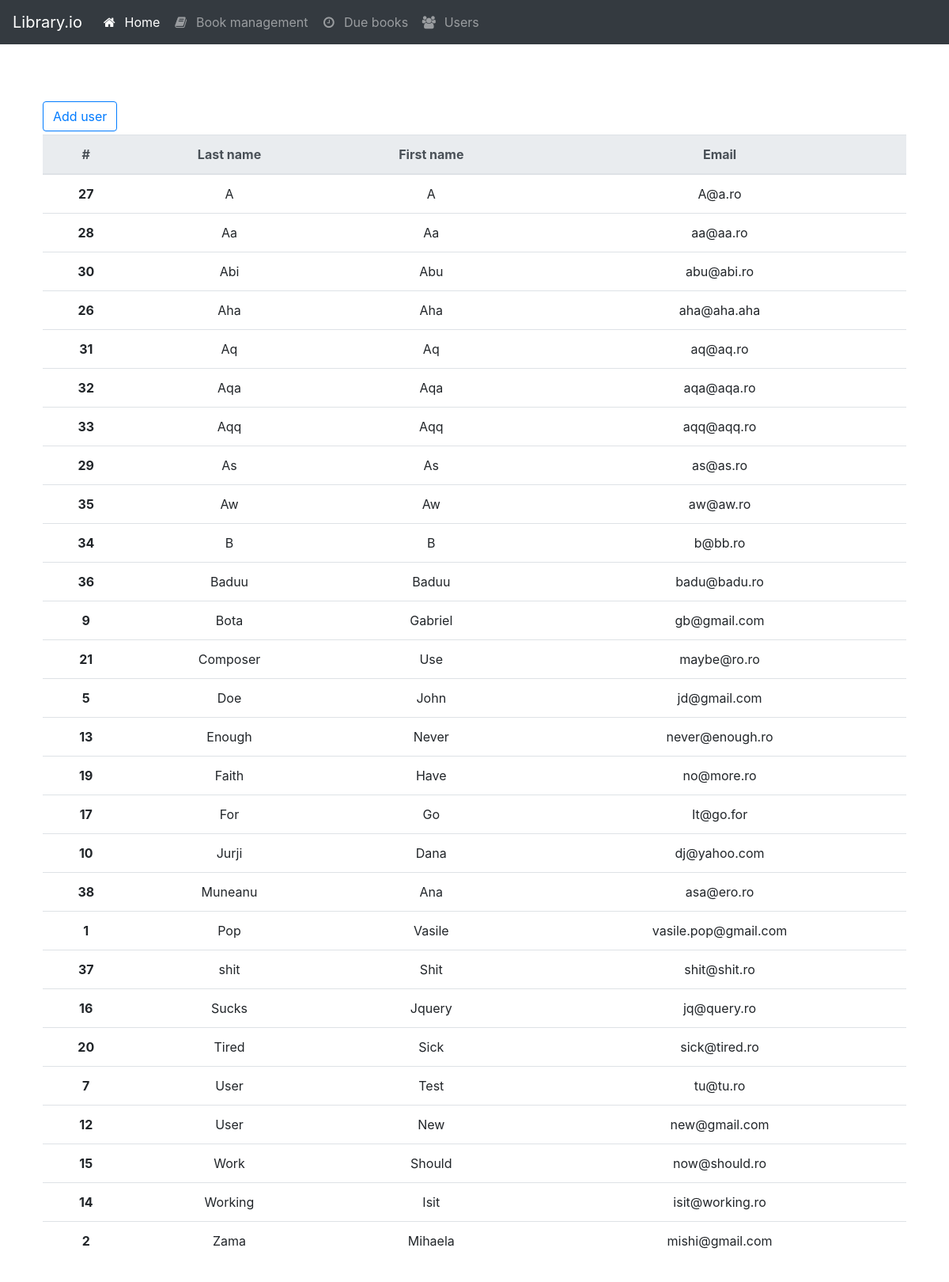
The page /users.php on the database its author committed.
### tables this page shows
CREATE TABLE `users` (
  `id` int(11) NOT NULL AUTO_INCREMENT,
  `first_name` varchar(45) NOT NULL,
  `last_name` varchar(45) NOT NULL,
  `email` varchar(45) DEFAULT NULL,
  PRIMARY KEY (`id`),
  UNIQUE KEY `email` (`email`)
);

### src/Db.php (called while the page is built, shortened)
<?php
class Db
{
    protected static $connection;
    public function connect()
    {
        if (!isset(self::$connection)) {
            $config = parse_ini_file('../config/config.ini');
            self::$connection = new mysqli($config['host'], $config['user'], $config['password'], $config['dbname']);
        }
        return self::$connection;
    }
    public function select($query)
    {
        $rows = array();
        $result = $this->query($query);
        while ($row = $result->fetch_assoc()) {
            $rows[] = $row;
        }
        return $rows;
    }
    public function query($query)
    {
        $connection = $this->connect();
        $result = $connection->query($query);
        return $result;
    }
}

### src/users.php (the view, shortened to what this page needs)
<!DOCTYPE html>
<html lang="en">
<?php include 'header.php'; ?>
<?php include 'Db.php'; ?>
<body>
<?php include 'navbar.php'; ?>
<main role="main" class="container">
    <div class="starter-template">
        <div class="row">
            <button class="btn btn-outline-primary" type="button" data-toggle="collapse" data-target="#addUser"
                    aria-expanded="false" aria-controls="addUser">
                Add user
            </button>
        </div>
        <?php
        $db = new Db();
        $rows = $db->select("SELECT * FROM users ORDER BY last_name");
        ?>
        <div class="row mt-1">
            <table class="table">
                <thead class="thead-light">
                <tr>
                    <th scope="col">#</th>
                    <th scope="col">Last name</th>
                    <th scope="col">First name</th>
                    <th scope="col">Email</th>
                </tr>
                </thead>
                <tbody>
                <?php
                foreach ($rows as $row) {
                    echo "<tr>";
                    echo "<th scope='row'>" . $row["id"] . "</th>";
                    echo "<td>" . $row["last_name"] . "</td>";
                    echo "<td>" . $row["first_name"] . "</td>";
                    echo "<td>" . $row["email"] . "</td>";
                    echo "</tr>";
                }
                ?>
                </tbody>
            </table>
        </div>
    </div>
</main>
</body>
</html>

### src/header.php (shortened to what this page needs)
<head>
    <link rel="stylesheet" href="https://maxcdn.bootstrapcdn.com/bootstrap/4.0.0-beta.2/css/bootstrap.min.css"
>
    <link rel="stylesheet" href="./assets/local.css">
    <link rel="stylesheet" href="./assets/font-awesome.min.css">
    <link href="./assets/toastr.min.css" rel="stylesheet"/>
</head>

### src/navbar.php (shortened to what this page needs)
<nav class="navbar navbar-expand-md navbar-dark bg-dark fixed-top">
    <a class="navbar-brand" href="#">Library.io</a>
    <div class="collapse navbar-collapse" id="navbarItems">
        <ul class="navbar-nav mr-auto">
            <li class="nav-item active">
                <a class="nav-link" href="/"><i class="fa fa-home fa-fw" aria-hidden="true"></i>&nbsp; Home </a>
            </li>
            <li class="nav-item">
                <a class="nav-link" href="bookmanagement.php"><i class="fa fa-book fa-fw" aria-hidden="true"></i>&nbsp; Book
                    management</a>
            </li>
            <li class="nav-item">
                <a class="nav-link" href="duebooks.php"><i class="fa fa-clock-o fa-fw" aria-hidden="true"></i>&nbsp; Due books</a>
            </li>
            <li class="nav-item">
                <a class="nav-link" href="users.php"><i class="fa fa-users fa-fw" aria-hidden="true"></i>&nbsp; Users</a>
            </li>
        </ul>
    </div>
</nav>

### src/assets/local.css (style rules this page uses)
body { padding-top: 5rem; }
.starter-template { padding: 3rem 1.5rem; text-align: center; }

### rows shown on the page
users: id "27", last_name "A", first_name "A", email "A@a.ro"
users: id "28", last_name "Aa", first_name "Aa", email "aa@aa.ro"
users: id "30", last_name "Abi", first_name "Abu", email "abu@abi.ro"
users: id "26", last_name "Aha", first_name "Aha", email "aha@aha.aha"
users: id "31", last_name "Aq", first_name "Aq", email "aq@aq.ro"
users: id "32", last_name "Aqa", first_name "Aqa", email "aqa@aqa.ro"
users: id "33", last_name "Aqq", first_name "Aqq", email "aqq@aqq.ro"
users: id "29", last_name "As", first_name "As", email "as@as.ro"
users: id "35", last_name "Aw", first_name "Aw", email "aw@aw.ro"
users: id "34", last_name "B", first_name "B", email "b@bb.ro"
users: id "36", last_name "Baduu", first_name "Baduu", email "badu@badu.ro"
users: id "9", last_name "Bota", first_name "Gabriel", email "gb@gmail.com"
users: id "21", last_name "Composer", first_name "Use", email "maybe@ro.ro"
users: id "5", last_name "Doe", first_name "John", email "jd@gmail.com"
users: id "13", last_name "Enough", first_name "Never", email "never@enough.ro"
users: id "19", last_name "Faith", first_name "Have", email "no@more.ro"
users: id "17", last_name "For", first_name "Go", email "It@go.for"
users: id "10", last_name "Jurji", first_name "Dana", email "dj@yahoo.com"
users: id "38", last_name "Muneanu", first_name "Ana", email "asa@ero.ro"
users: id "1", last_name "Pop", first_name "Vasile", email "vasile.pop@gmail.com"
users: id "37", last_name "shit", first_name "Shit", email "shit@shit.ro"
users: id "16", last_name "Sucks", first_name "Jquery", email "jq@query.ro"
users: id "20", last_name "Tired", first_name "Sick", email "sick@tired.ro"
users: id "7", last_name "User", first_name "Test", email "tu@tu.ro"
users: id "12", last_name "User", first_name "New", email "new@gmail.com"
users: id "15", last_name "Work", first_name "Should", email "now@should.ro"
users: id "14", last_name "Working", first_name "Isit", email "isit@working.ro"
users: id "2", last_name "Zama", first_name "Mihaela", email "mishi@gmail.com"
